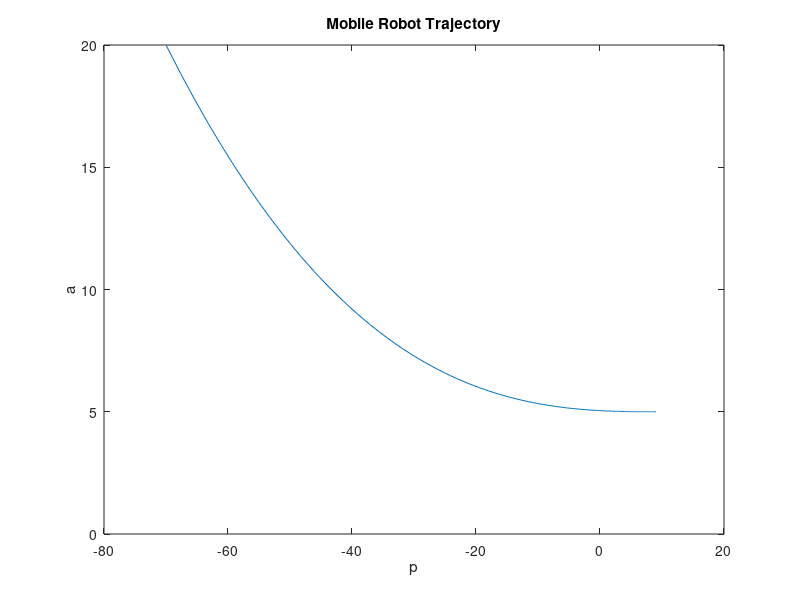

This figure's MATLAB source:
function main

% Initial conditions
p0 = -70;
a0 = 20;
b0 = 0;

% Target conditions
pt = 9;
at = 5;
bt = 0;

% Time interval
T = 5;
dt = 0.01;
t = 0:dt:T;

% Control parameters
kp = 3;
ka = 8;
kb = -1.5;

% ODE solution
x0 = [p0, a0, b0];
[t, x] = ode45(@robot_dynamics, t, x0);
p = x(:,1);
a = x(:,2);
b = x(:,3);

% Plot results
figure
plot(p,a)
xlabel('p')
ylabel('a')
title('Mobile Robot Trajectory')

% ODE function

function xdot = robot_dynamics(t, x)
p = x(1);
a = x(2);
b = x(3);
v = kp * (pt - p);
w = ka * (at - a) + kb * b;
xdot = [v; w; 0];
end

end
